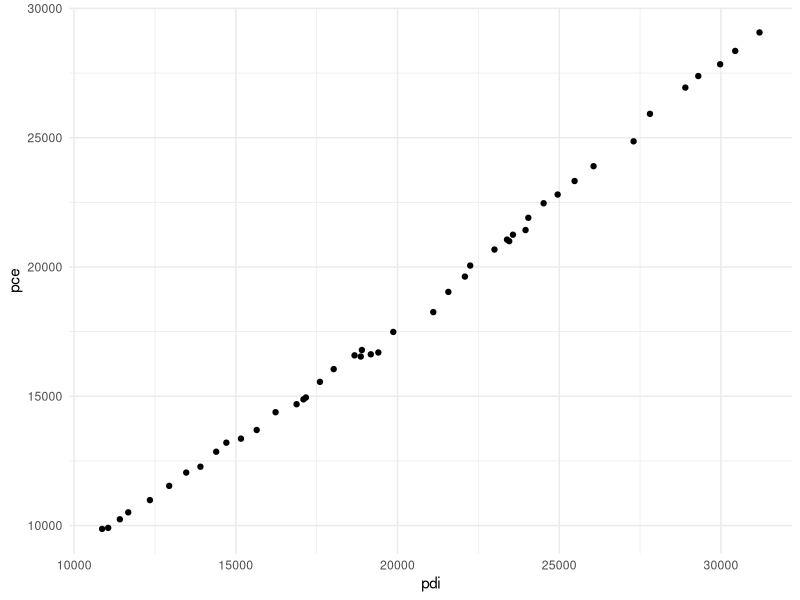

Generate this figure with R: (Note: this script raises an error after producing the figure.)
## ---- chunk 1

library(readxl);library(tidyverse);library(magrittr)

setwd("C:/Users/datanerd/Desktop/Github/rEkonometri/data")
df <- read_excel("Table16_1.xls")

## ---- chunk 2

df %<>% 
  dplyr::select(year, pce, pdi)

str(df)

## ---- chunk 3

df_train <- df %>% 
  filter(year %in% c(1960:2004))

## ---- chunk 4

ggplot(df_train, aes(x = pdi, y = pce)) +
  geom_point() +
  theme_minimal() +
  theme(axis.title = element_text())

## ---- chunk 5

model <- lm(formula = pce ~ pdi, data = df_train)
summary(model)

## ---- chunk 6
knitr::include_graphics("C:/Users/datanerd/Desktop/Github/rEkonometri/img/typesofforecasting.png")
## ---- chunk 7
knitr::include_graphics("C:/Users/datanerd/Desktop/Github/rEkonometri/img/interval.png")
## ---- chunk 8

df %>% 
  filter(year %in% c(2005:2008)) %>% 
  dplyr::select(pdi, pce, year)

## ---- chunk 9

predict(model, newdata = data.frame(pdi = 31318, year = 2005), interval = "confidence")

## ---- chunk 10

df %>% 
  dplyr::select(pdi,year) %>% 
  filter(year %in% c(2005:2008)) -> expost

predict(model, newdata = expost, interval = "confidence")

